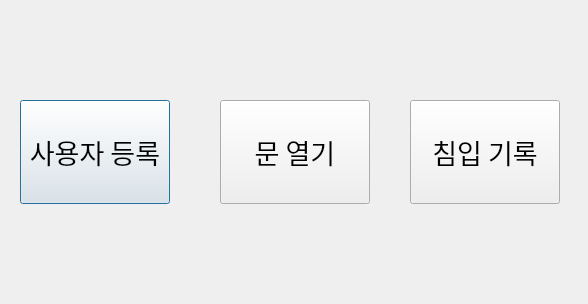
<?xml version="1.0" encoding="UTF-8"?>
<ui version="4.0">
 <class>Dialog</class>
 <widget class="QDialog" name="Dialog">
  <property name="geometry">
   <rect>
    <x>0</x>
    <y>0</y>
    <width>588</width>
    <height>304</height>
   </rect>
  </property>
  <property name="windowTitle">
   <string>Dialog</string>
  </property>
  <widget class="QPushButton" name="pushButton1">
   <property name="geometry">
    <rect>
     <x>20</x>
     <y>100</y>
     <width>150</width>
     <height>104</height>
    </rect>
   </property>
   <property name="font">
    <font>
     <family>은 필기</family>
     <pointsize>20</pointsize>
    </font>
   </property>
   <property name="text">
    <string>사용자 등록</string>
   </property>
  </widget>
  <widget class="QPushButton" name="pushButton2">
   <property name="geometry">
    <rect>
     <x>220</x>
     <y>100</y>
     <width>150</width>
     <height>104</height>
    </rect>
   </property>
   <property name="font">
    <font>
     <family>Arial Rounded MT Bold</family>
     <pointsize>20</pointsize>
    </font>
   </property>
   <property name="text">
    <string>문 열기</string>
   </property>
  </widget>
  <widget class="QPushButton" name="pushButton3">
   <property name="geometry">
    <rect>
     <x>410</x>
     <y>100</y>
     <width>150</width>
     <height>104</height>
    </rect>
   </property>
   <property name="font">
    <font>
     <family>은 필기</family>
     <pointsize>20</pointsize>
    </font>
   </property>
   <property name="text">
    <string>침입 기록</string>
   </property>
  </widget>
 </widget>
 <resources/>
 <connections/>
</ui>
